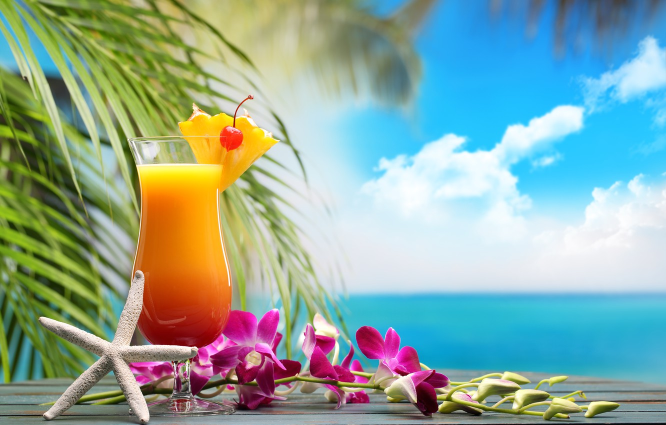
#> input picture Data/juice.jpg, 1332 x 850 px, found by its file name (shown at 1/2 size)
$ jupyter execute --allow-errors 'Watershed Based Segmentation.ipynb'   (shell and % lines are left out)
#> lines starting #> are read from the running program, lines starting #| are printed output that depends on the picture
**Mount Drive**

[cell 1]
from google.colab import drive
drive.mount('/content/drive')

**Import Libraries**

[cell 2]
from skimage.color import rgb2gray
import numpy as np
import cv2
import matplotlib.pyplot as plt
from scipy import ndimage

**Load Images**

[cell 3]
image = plt.imread('/content/drive/MyDrive/Computer Vision/Image Segmentation/Data/juice.jpg')
#> image is the input picture: shape (850, 1332, 3); mean R, G, B 141.3, 168.7, 157.3
image.shape
plt.imshow(image)

[cell 4]
# SEGMENTATION
import numpy as np
import cv2
from matplotlib import pyplot as plt
img = cv2.imread(r'/content/drive/MyDrive/Computer Vision/Image Segmentation/Data/juice.jpg')
b,g,r = cv2.split(img)
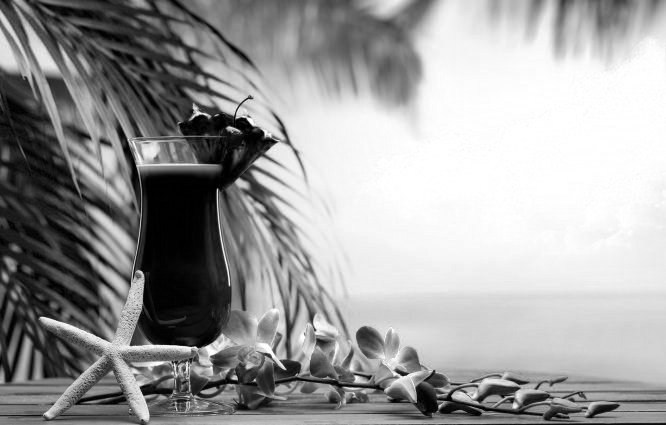
#> b: shape (850, 1332) (shown at 1/2 size); min 0, max 255, mean 157.3
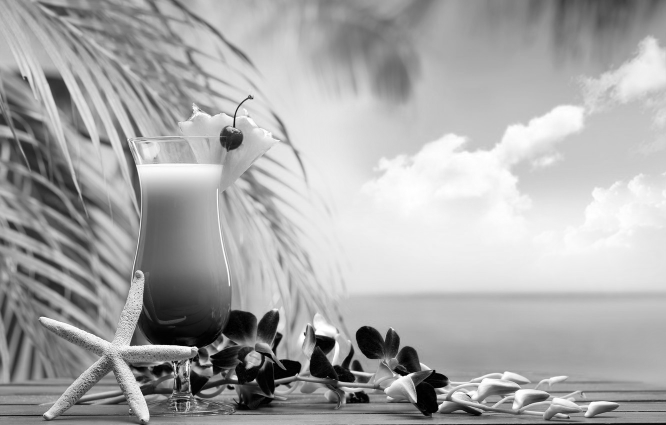
#> g: shape (850, 1332) (shown at 1/2 size); min 0, max 255, mean 168.7
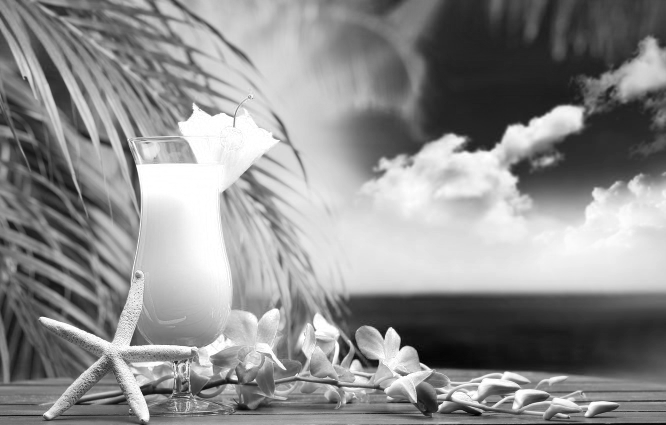
#> r: shape (850, 1332) (shown at 1/2 size); min 0, max 255, mean 141.3
rgb_img = cv2.merge([r,g,b])
gray = cv2.cvtColor(img,cv2.COLOR_BGR2GRAY)
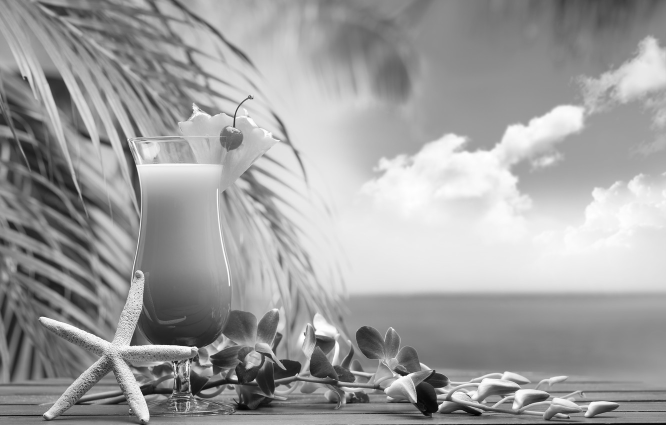
#> gray: shape (850, 1332) (shown at 1/2 size); min 0, max 255, mean 159.2

# noise removal
kernel = np.ones((2,2),np.uint8)
#opening = cv2.morphologyEx(thresh,cv2.MORPH_OPEN,kernel, iterations = 2)
#> (the rest of this cell did not finish here and is left out)

$ run again, with Data/fort.jpg copied over Data/juice.jpg
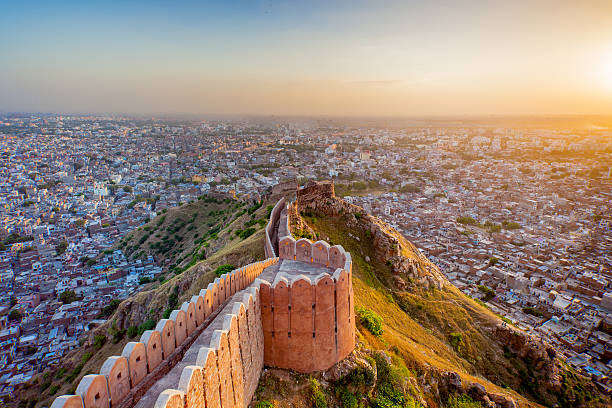
#> input picture Data/fort.jpg, 612 x 408 px, found by its file name
#> image is the input picture: shape (408, 612, 3); mean R, G, B 146.9, 128.6, 116.1
#> `b,g,r = cv2.split(img)`:
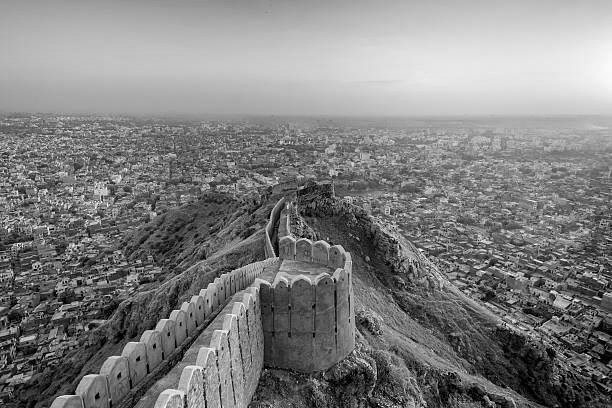
#> g: shape (408, 612); min 0, max 255, mean 128.6
#> `b,g,r = cv2.split(img)`:
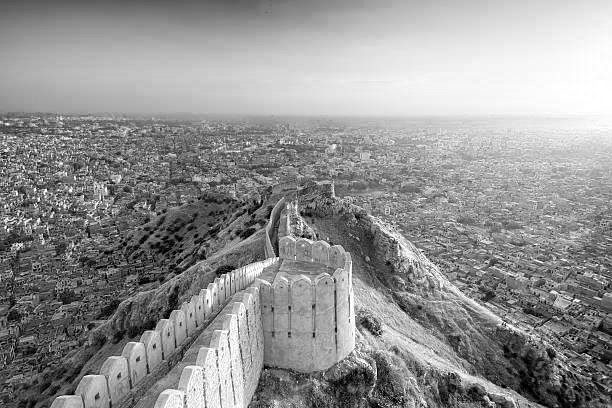
#> r: shape (408, 612); min 0, max 255, mean 146.9
